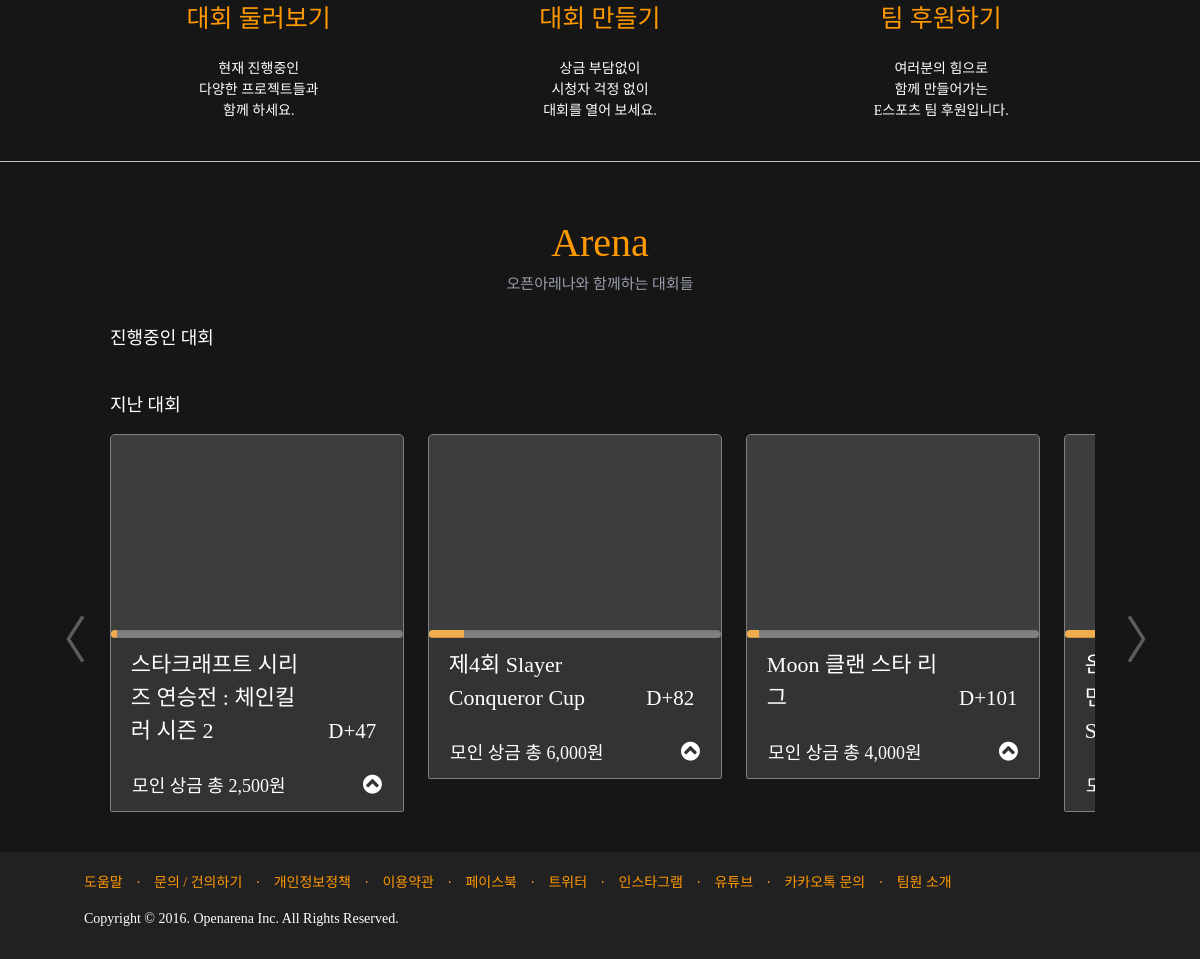
Before: / (lower part) with the older database file.
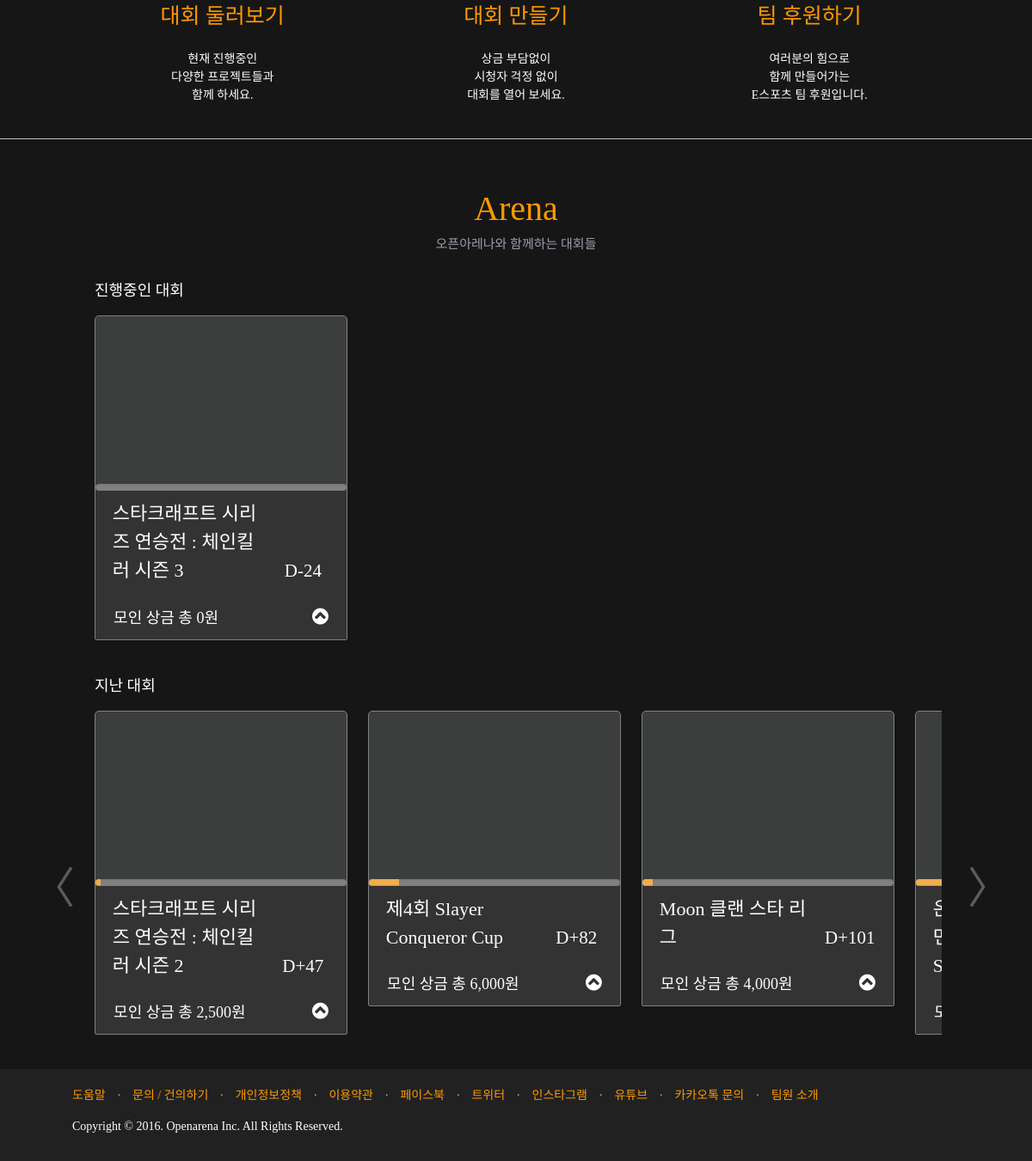
After: the same page with the newer database file.
### main/models.py (models this page shows, shortened)
class Tournament(models.Model):
    id = models.AutoField(primary_key=True)
    username = models.CharField(max_length=400, default='')
    email = models.CharField(max_length=400, default='')
    created = models.CharField(max_length=400, default=timezone.localtime(timezone.now()))
    tournament_name = models.CharField(max_length=400, default='')
    tournament_game = models.CharField(max_length=400, default='')
    tournament_image = models.CharField(max_length=2000, default='')  # URL or no
    tournament_summary = summer_fields.SummernoteTextField()
    tournament_url = models.CharField(max_length=400, default='')
    tournament_starttime = models.CharField(max_length=200, default='')
    tournament_endtime = models.CharField(max_length=200, default='')
    tournament_format = models.CharField(max_length=200, default='')
    tournament_format_spec = models.CharField(max_length=200, default='-')
    tournament_rule = summer_fields.SummernoteTextField()
    participation = models.CharField(max_length=200, default='')  # yes or no
    participation_custom_url = models.CharField(max_length=2000, default='-')
    participation_type = models.CharField(max_length=200, default='-')  # individual or team
    participation_template_custom = models.CharField(max_length=200, default='-')  # yes or no
    participation_template_format = models.CharField(max_length=2000, default='[]')  # text or file, array
    participation_template = models.CharField(max_length=2000, default='[]')  # array
    participation_number = models.CharField(max_length=200, default='-')
    participation_time = models.CharField(max_length=200, default='-')  # default or custom
    participation_starttime = models.CharField(max_length=200, default='-')
    participation_endtime = models.CharField(max_length=200, default='-')
    participation_checkin = models.CharField(max_length=200, default='-')  # checkin_time or no
    funding_notice = models.CharField(max_length=200, default='')  # only yes
    account_notice = models.CharField(max_length=200, default='')  # only yes
    participation_fee = models.CharField(max_length=200, default='')  # fee_number or no
    funding = models.CharField(max_length=200, default='')  # yes or no
    funding_goal = models.CharField(max_length=200, default='-')
    funding_time = models.CharField(max_length=200, default='-')  # default or custom
    funding_starttime = models.CharField(max_length=200, default='-')
    funding_endtime = models.CharField(max_length=200, default='-')
    reward = models.CharField(max_length=200, default='-')  # yes or no
    reward_number = models.CharField(max_length=4000, default='[]')
    reward_spec = models.CharField(max_length=4000, default='[]')
    promise = models.CharField(max_length=200, default='-')  # yes or no
    promise_number = models.CharField(max_length=4000, default='[]')
    promise_spec = models.CharField(max_length=4000, default='[]')
    profile_name = models.CharField(max_length=400, default='')
    profile_introduction = summer_fields.SummernoteTextField()
    profile_image = models.CharField(max_length=2000, default='')  # URL or no
    streaming = models.CharField(max_length=200, default='')  # yes or no
    streaming_site = models.CharField(max_length=4000, default='')
    streaming_url = models.CharField(max_length=4000, default='')
    profile_email = models.CharField(max_length=400, default='')
    profile_phone = models.CharField(max_length=200, default='-')
    profile_account = models.CharField(max_length=400, default='-')
    creator_enrollment = models.CharField(max_length=200, default='')
    confirm = models.CharField(max_length=200, default='-')  # yes or no(reviewing)
    cover_image = models.CharField(max_length=2000, default='-')
    logo_image = models.CharField(max_length=2000, default='-')
    challonge_url = models.CharField(max_length=2000, default='-')
    challonge_start = models.CharField(max_length=200, default='-')
    notice = summer_fields.SummernoteTextField(default='공지사항 및 변경사항을 입력해주세요.')
    video_url = models.CharField(max_length=4000, default='[]')
    def get_fundings_sum(self):
        try:
            funding_sum = 0
            fundings = list()
            for funding in Funding.objects.filter(tournament_name=self.tournament_name, confirm='yes'):
                fundings.append(funding)
            for funding_amount in fundings:
                funding_sum = funding_sum + funding_amount.amount
            return funding_sum
        except ValueError:
            return '-'
    def get_fundings_percentage(self):
        try:
            funding_sum = 0
            fundings = list()
            for funding in Funding.objects.filter(tournament_name=self.tournament_name, confirm='yes'):
                fundings.append(funding)
            for funding_amount in fundings:
                funding_sum = funding_sum + funding_amount.amount
            funding_rate = funding_sum / int(self.funding_goal) * 100
            return funding_rate
        except ValueError:
            return '-'
    def get_day(self):
        now = datetime.now()
        try:
            end_time = datetime.strptime(self.tournament_starttime, '%Y/%m/%d %H:%M')
            d_day = str(-(end_time-now).days)
            if not d_day.startswith('-'):
                d_day = '+' + d_day
            return 'D'+d_day
        except ValueError:
            return 'D-X'
    def get_funding_num(self):
        funding_qs = list()
        for funding in Funding.objects.filter(tournament_name=self.tournament_name, confirm='yes'):
            funding_qs.append(funding)
        funding_num = len(funding_qs)
        if funding_num == '':
            return 0
        return funding_num

class Funding(models.Model):
    id = models.AutoField(primary_key=True)
    tournament_id = models.CharField(max_length=200, default='')
    tournament_name = models.CharField(max_length=400, default='')
    username = models.CharField(max_length=400, default='')
    email = models.CharField(max_length=400, default='')
    amount = models.IntegerField(default=0)
    reward = models.CharField(max_length=1000, default='-')
    phone = models.CharField(max_length=200, default='')
    comment = models.TextField(default='-')
    comment2 = models.TextField(default='-')
    orderno = models.CharField(max_length=400, default='-')
    confirm = models.CharField(max_length=200, default='')
    when = models.CharField(max_length=400, default=timezone.localtime(timezone.now()))
    thanks = models.CharField(max_length=200, default='-')

### main/views.py (the view)
# urls.py: url(r'^$', views.home, name='home'),
def home(request):
    card_list_ing = list()
    card_list_end = list()
    for making_item in Tournament.objects.filter(confirm='yes').order_by('-created'):
        starttime = datetime.strptime(making_item.tournament_endtime, '%Y/%m/%d %H:%M')
        if starttime > datetime.now():
            card_list_ing.append(making_item)
        elif starttime < datetime.now():
            card_list_end.append(making_item)
    participation = Participation.objects.all()
    return render(request, 'main/home.html', {'card_list_ing': card_list_ing, 'participation': participation, 'card_list_end': card_list_end, })

### main/templates/main/home.html (shortened to what the changed rows need)
{% extends "main/base.html" %}
{% load staticfiles %}
{% load humanize %}
{% block head %}
    <link rel="stylesheet" href="{% static 'css/common.css' %}">
    <link rel="stylesheet" href="{% static 'css/home.css' %}">
{% endblock %}
{% block content %}
    <header>
        <div id="header">
            <div id="project" class="project">
                <div id="ing-project" class="container-fluid">
                    <div class="container-fluid">
                        <div class="project-card-container">
                            {% for card in card_list_ing %}
                                <div class="project-card">
                                    <div class="card sticky-action">
                                        <a href="/t/{{ card.tournament_url }}"><div class="card-image waves-effect waves-block waves-light" id="" style="background: url('{{ card.tournament_image }}') center center no-repeat; background-size: contain;"></div></a>
                                        <div class="progress stat2">
                                        </div>
                                        <div class="card-content-container">
                                            <div class="card-content-title">
                                                <div class="card-content-top">
                                                    <div class="card-title-container">
                                                        <span class="card-title">{{card.tournament_name}}</span>
                                                    </div>
                                                    <div class="card-dday-container">
                                                        <span class="card-dday">{{card.get_day}}</span>
                                                    </div>
                                                </div>
                                            </div>
                                            <div class="card-content-bottom">
                                                <div class="card-fundings-container">
                                                    <span class="card-fundings">모인 상금 총 {{card.get_fundings_sum|intcomma}}원</span>
                                                </div>
                                                <div class="detail-button-container">
                                                    <span class="card-title activator grey-text text-darken-4 card-title"><i class="fa fa-chevron-circle-up" aria-hidden="true"></i></span>
                                                </div>
                                            </div>
                                        </div>
                                    </div>
                                </div>
                            {% endfor %}
                        </div>
                    </div>
                </div>
                <div id="End-project" class="container-fluid">
                    <div class="container-fluid">
                        <div class="project-card-container">
                            {% for card in card_list_end %}
                                <div class="project-card">
                                    <div class="card sticky-action">
                                        <a href="/t/{{ card.tournament_url }}"><div class="card-image waves-effect waves-block waves-light" id="" style="background: url('{{ card.tournament_image }}') center center no-repeat; background-size: contain;">
                                        </div></a>
                                        <div class="progress stat2">
                                            <div class="progress-bar progress-bar-warning progress-bar" role="progressbar" aria-valuenow="60" aria-valuemin="0" aria-valuemax="100" style="width: {{card.get_fundings_percentage}}%;">
                                            </div>
                                        </div>
                                        <div class="card-content-container">
                                            <div class="card-content-title">
                                                <div class="card-content-top">
                                                    <div class="card-title-container">
                                                        <span class="card-title">{{card.tournament_name}}</span>
                                                    </div>
                                                    <div class="card-dday-container">
                                                        <span class="card-dday">{{card.get_day}}</span>
                                                    </div>
                                                </div>
                                            </div>
                                            <div class="card-content-bottom">
                                                <div class="card-fundings-container">
                                                    <span class="card-fundings">모인 상금 총 {{card.get_fundings_sum|intcomma}}원</span>
                                                </div>
                                                <div class="detail-button-container">
                                                    <span class="card-title activator grey-text text-darken-4 card-title"><i class="fa fa-chevron-circle-up" aria-hidden="true"></i></span>
                                                </div>
                                            </div>
                                        </div>
                                    </div>
                                </div>
                            {% endfor %}
                        </div>
                    </div>
                </div>
            </div>
        </div>
    </header>
{% endblock %}

Changed rows visible on the page:
added Tournament: tournament_name "스타크래프트 시리즈 연승전 : 체인킬러 시즌 3", get_day "D-24", get_fundings_sum "0", shown under "팀 후원하기"
